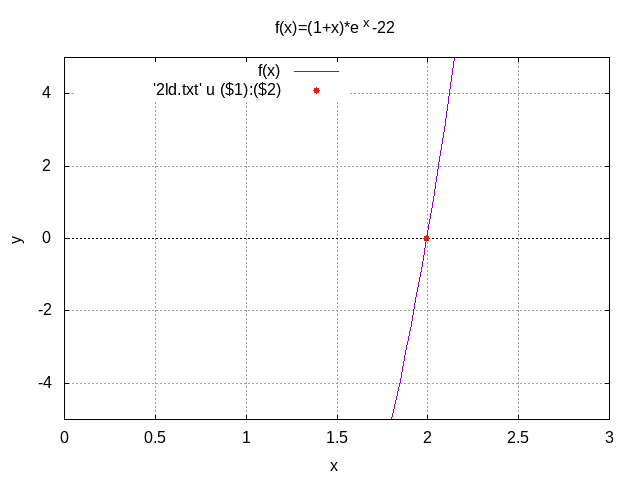

Reproduce this figure in gnuplot.
#!/usr/bin/gnuplot -persist

set terminal png
set output "2ld_grafiks.png"
set title "f(x)=(1+x)*e^x-22"
set xlabel "x"
set ylabel "y"
set grid
set key left top


set xrange[0:3]
set yrange[-5:5]
set xzeroaxis


plot (1+x)*exp(x)-22 with lines title "f(x)",\
'2ld.txt' u ($1):($2) with point ls 7




